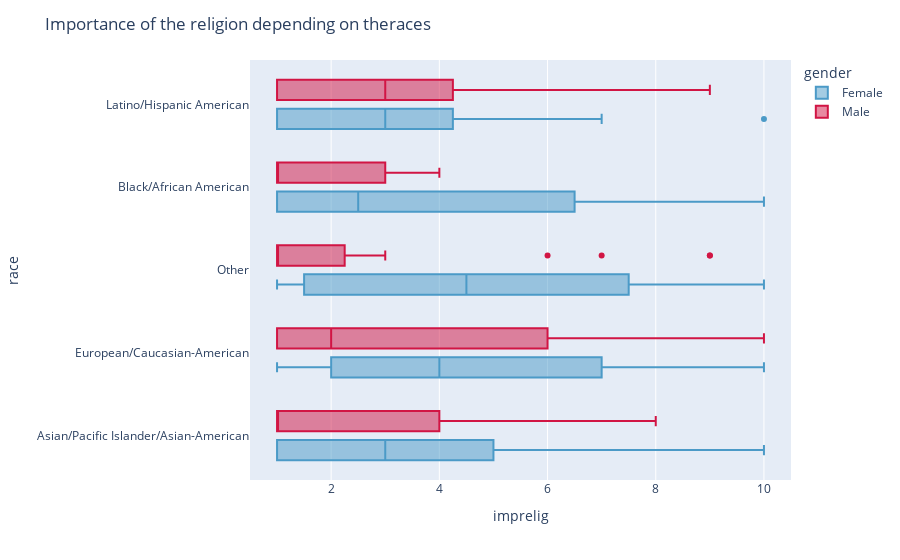

Notebook source saved alongside this figure:
### Code cell
color_map = {'Female': "#4B9AC7", 'Male': "#d11544"}

fig = px.box(dfPeople, x='imprelig', y='race', color='gender',
             color_discrete_map=color_map)
fig.update_layout(title="Importance of the religion depending on theraces")

### Figure 1 — Plotly figure (JSON) as saved in the notebook; plotly's stock layout.template omitted (floating-point values rounded to 4 significant figures; data arrays with more than 128 entries replaced by an {"elided": "..."} marker saying what was removed)
{"data": [{"alignmentgroup": "True", "hovertemplate": "gender=Female<br>imprelig=%{x}<br>race=%{y}<extra></extra>", "legendgroup": "Female", "marker": {"color": "#4B9AC7"}, "name": "Female", "notched": false, "offsetgroup": "Female", "orientation": "h", "showlegend": true, "type": "box", "x": {"elided": "274 int values"}, "x0": " ", "xaxis": "x", "y": {"elided": "274 str values"}, "y0": " ", "yaxis": "y"}, {"alignmentgroup": "True", "hovertemplate": "gender=Male<br>imprelig=%{x}<br>race=%{y}<extra></extra>", "legendgroup": "Male", "marker": {"color": "#d11544"}, "name": "Male", "notched": false, "offsetgroup": "Male", "orientation": "h", "showlegend": true, "type": "box", "x": {"elided": "277 int values"}, "x0": " ", "xaxis": "x", "y": {"elided": "277 str values"}, "y0": " ", "yaxis": "y"}], "layout": {"boxmode": "group", "legend": {"title": {"text": "gender"}, "tracegroupgap": 0}, "margin": {"t": 60}, "title": {"text": "Importance of the religion depending on theraces"}, "xaxis": {"anchor": "y", "domain": [0, 1], "title": {"text": "imprelig"}}, "yaxis": {"anchor": "x", "domain": [0, 1], "title": {"text": "race"}}}}
